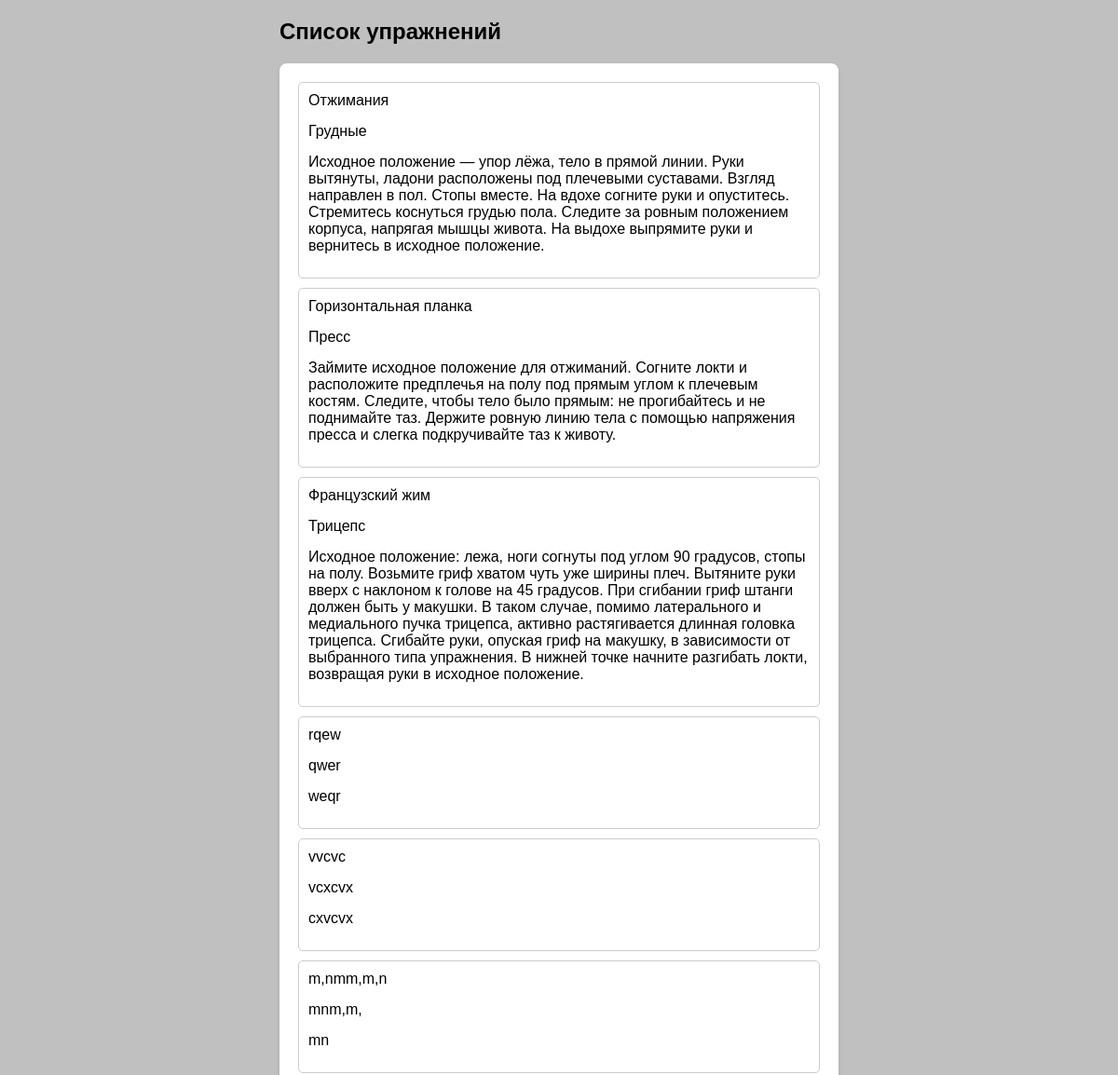
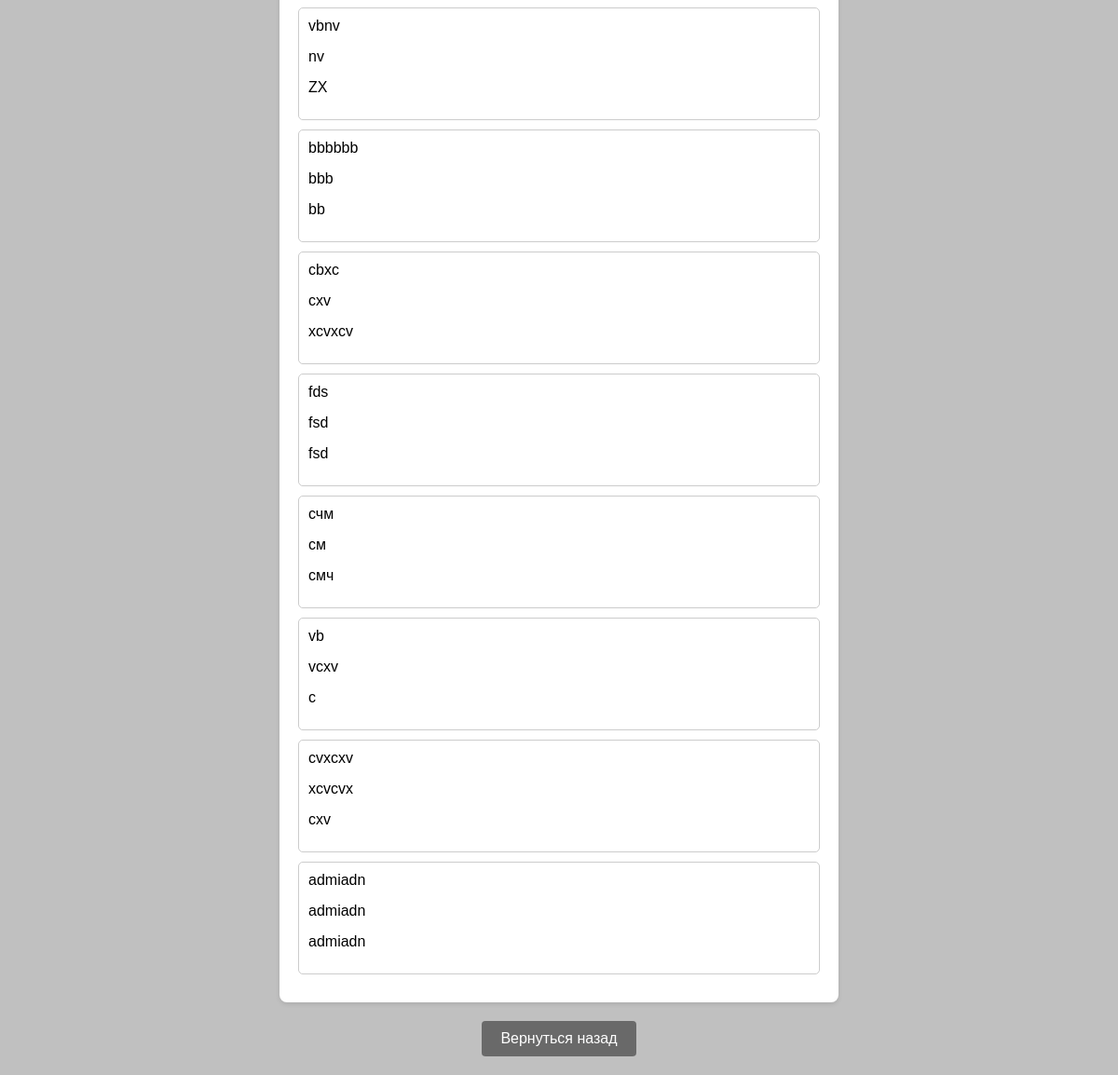
The page /workout/TESTLIST.html (signed in) on the database its author committed (2 pictures, top to bottom).
### fastfitworkout/models.py (models this page shows, shortened)
class Exercise(models.Model):
    exercise_name = models.CharField(max_length=64)
    muscle_group = models.CharField(max_length=64)
    technique_description = models.CharField(max_length=512)
    uid = models.PositiveIntegerField(default=1)

### fastfitworkout/views.py (the view)
# urls.py: path('TESTLIST.html', views.ViewListExercises.as_view(), name="TESTLIST"),
class ViewListExercises(LoginRequiredMixin, ListView):
    model = Exercise
    template_name = 'TESTLIST.html'
    context_object_name = 'Exercises'
    def get_queryset(self):
        return Exercise.objects.filter(uid=self.request.user.id)

### fastfitweb/templates/TESTLIST.html (shortened to what this page needs)
<!DOCTYPE html>
<html lang="ru">
<head>
</head>
<body>
    <div class="container">
        <h2>Список упражнений</h2>
        <div class="exercise-list">
			{% block content %}
				{% for exercise in Exercises %}
					<div class="exercise-item">
                        <span>{{ exercise.exercise_name }}</span>
						<span>{{ exercise.muscle_group }}</span>
						<span>{{ exercise.technique_description }}</span>
					</div>
				{% endfor %}
			{% endblock content %}
        </div>
        <div class="back-button">
            <button onclick="goBack()">Вернуться назад</button>
        </div>
    </div>
</body>
</html>

### fastfitweb/templates/TESTLIST.html (style rules this page uses)
body { font-family: Arial, sans-serif; display: flex; justify-content: center; align-items: flex-start; background-color: #c0c0c0; margin: 0; padding: 20px; }
.container { width: 600px; }
.exercise-list { padding: 20px; background-color: #fff; border-radius: 8px; box-shadow: 0 2px 5px rgba(0, 0, 0, 0.1); }
h2 { margin-top: 0; }
.exercise-item { margin-bottom: 10px; padding: 10px; border: 1px solid #ccc; border-radius: 5px; }
.exercise-item span { display: block; margin-bottom: 15px; }
.back-button { margin-top: 20px; text-align: center; }
.back-button button { padding: 10px 20px; background-color: #696969; color: #fff; border: none; border-radius: 4px; font-size: 16px; cursor: pointer; }

### rows shown on the page
Exercise: exercise_name "Отжимания", muscle_group "Грудные", technique_description "Исходное положение — упор лёжа, тело в прямой линии. Руки вытянуты, ладони расположены под плечевыми суставами. Взгляд направлен в пол. Стопы вместе. На вдохе согните руки и опуститесь. Стремитесь коснуться грудью пола. Следите за ровным положением корпуса, напрягая мышцы живота. На выдохе выпрямите руки и вернитесь в исходное положение."
Exercise: exercise_name "Горизонтальная планка", muscle_group "Пресс", technique_description "Займите исходное положение для отжиманий. Согните локти и расположите предплечья на полу под прямым углом к плечевым костям. Следите, чтобы тело было прямым: не прогибайтесь и не поднимайте таз. Держите ровную линию тела с помощью напряжения пресса и слегка подкручивайте таз к животу."
Exercise: exercise_name "Французский жим", muscle_group "Трицепс", technique_description "Исходное положение: лежа, ноги согнуты под углом 90 градусов, стопы на полу. Возьмите гриф хватом чуть уже ширины плеч. Вытяните руки вверх с наклоном к голове на 45 градусов. При сгибании гриф штанги должен быть у макушки. В таком случае, помимо латерального и медиального пучка трицепса, активно растягивается длинная головка трицепса. Сгибайте руки, опуская гриф на макушку, в зависимости от выбранного типа упражнения. В нижней точке начните разгибать локти, возвращая руки в исходное положение."
Exercise: exercise_name "rqew", muscle_group "qwer", technique_description "weqr"
Exercise: exercise_name "vvcvc", muscle_group "vcxcvx", technique_description "cxvcvx"
Exercise: exercise_name "m,nmm,m,n", muscle_group "mnm,m,", technique_description "mn"
Exercise: exercise_name "vbnv", muscle_group "nv", technique_description "ZX"
Exercise: exercise_name "bbbbbb", muscle_group "bbb", technique_description "bb"
Exercise: exercise_name "cbxc", muscle_group "cxv", technique_description "xcvxcv"
Exercise: exercise_name "fds", muscle_group "fsd", technique_description "fsd"
Exercise: exercise_name "счм", muscle_group "см", technique_description "смч"
Exercise: exercise_name "vb", muscle_group "vcxv", technique_description "c"
Exercise: exercise_name "cvxcxv", muscle_group "xcvcvx", technique_description "cxv"
Exercise: exercise_name "admiadn", muscle_group "admiadn", technique_description "admiadn"
